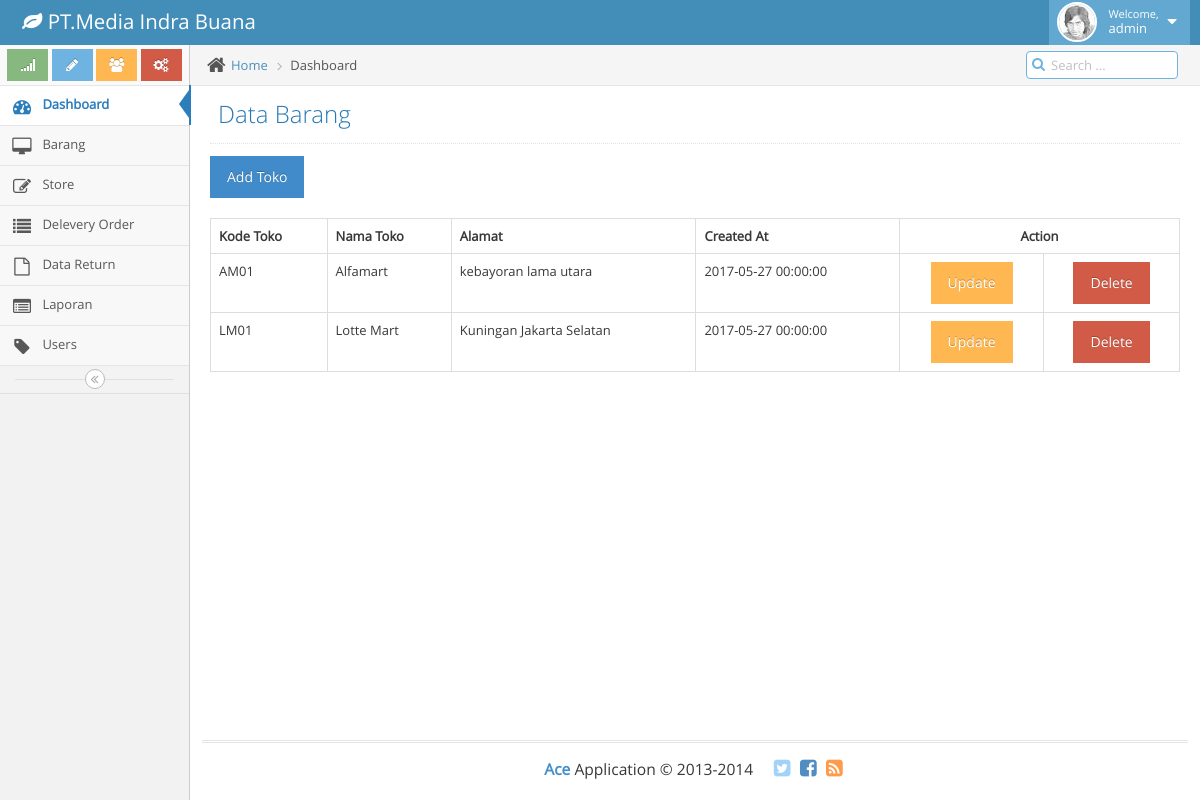
The page /Admin/store/store.php on the database its author committed.
### tables this page shows
CREATE TABLE `store` (
  `kode_toko` varchar(11) NOT NULL,
  `nama_toko` varchar(100) DEFAULT NULL,
  `alamat` text NOT NULL,
  `created_at` datetime DEFAULT NULL,
  `created_by` int(11) DEFAULT NULL,
  `modified_at` datetime DEFAULT NULL,
  `modified_by` int(11) DEFAULT NULL,
  PRIMARY KEY (`kode_toko`)
);

### public/Admin/store/data_store.php (the view, shortened to what this page needs)
<!DOCTYPE html>
<html>
<head>
</head>
<body>
<?php
	$query = mysql_query("SELECT * FROM store") or die(mysql_error());
?>
<a href="store_form_home.php"><button class="btn btn-primary">Add Toko</button></a>
<br>
<br>
	<table class="table table-bordered table-hover">
	<tr>
		<th>Kode Toko</th>
		<th>Nama Toko</th>
		<th>Alamat</th>
		<th>Created At</th>
		<th colspan="2"><center>Action</center></th>
	</tr>
	<?php
	while ($data = mysql_fetch_array($query)) {
	?>
		<tr>
			<td><?php echo $data['kode_toko']; ?></td>
			<td><?php echo $data['nama_toko']; ?></td>
			<td><?php echo $data['alamat']; ?></td>
			<td><?php echo $data['created_at'] ?></td>
			<td><center><a href="edit_store.php?kode_toko=<?php echo $data['kode_toko']; ?>"><button class="btn btn-warning">Update</button></a></center></td>
			<td><center><a href="hapus_store.php?kode_toko=<?php echo $data['kode_toko']; ?>"><button class="btn btn-danger">Delete</button></a></center></td>
		</tr>
	<?php } ?>
	</table>
</body>
</html>

### rows shown on the page
store: kode_toko "AM01", nama_toko "Alfamart", alamat "kebayoran lama utara", created_at "2017-05-27 00:00:00"
store: kode_toko "LM01", nama_toko "Lotte Mart", alamat "Kuningan Jakarta Selatan", created_at "2017-05-27 00:00:00"
